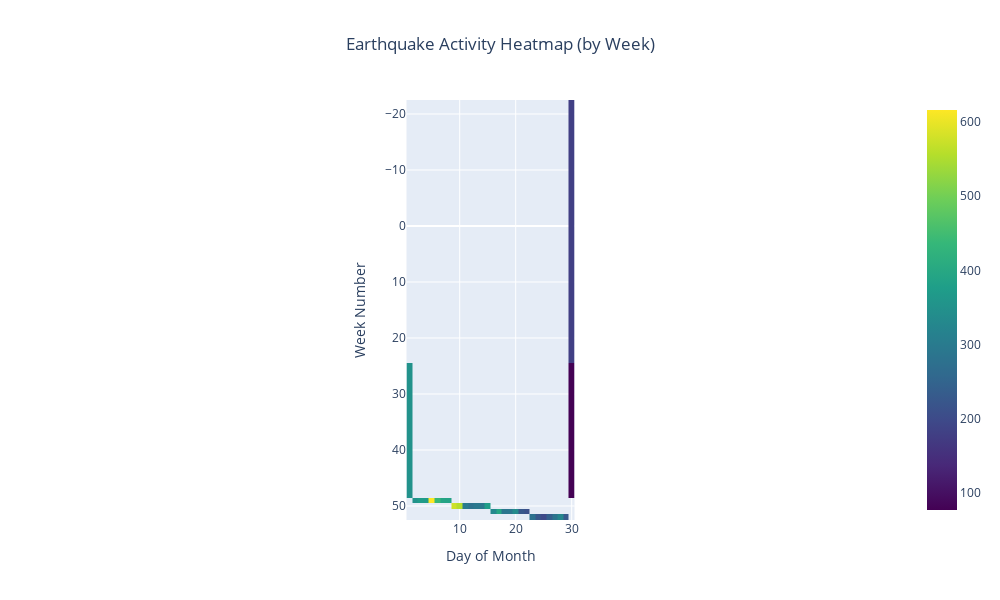

Notebook code cell kept with this figure:
### Markdown cell above
# Plot 5:  Earthquake Activity Heatmap (by week)

This heatmap shows the number of earthquakes occurring per week. Each cell represents the number of earthquakes that occurred in a given week, and the color of each cell represents the intensity. It gives a rapid overview of the pattern of seismic activity over the weeks.

### Code cell
df['time'] = pd.to_datetime(df['time'], errors='coerce')
df['date'] = df['time'].dt.date
daily_activity = df['date'].value_counts().sort_index()

daily_activity.index = pd.to_datetime(daily_activity.index)
daily_activity = daily_activity.reset_index()
daily_activity.columns = ['date', 'count']


daily_activity['week'] = daily_activity['date'].dt.isocalendar().week


heatmap_data = daily_activity.pivot_table(index='week', columns=daily_activity['date'].dt.day, values='count', aggfunc='sum')

fig = px.imshow(
    heatmap_data,
    title="Earthquake Activity Heatmap (by Week)",
    labels={'x': 'Day of Month', 'y': 'Week Number'},
    color_continuous_scale='Viridis'
)

fig.update_layout(title_x=0.5, width=1000, height=600)
fig.show()

### Figure 1 — Plotly figure (JSON) as saved in the notebook; plotly's stock layout.template omitted (floating-point values rounded to 4 significant figures; data arrays with more than 128 entries replaced by an {"elided": "..."} marker saying what was removed)
{"data": [{"coloraxis": "coloraxis", "hovertemplate": "Day of Month: %{x}<br>Week Number: %{y}<br>color: %{z}<extra></extra>", "name": "0", "type": "heatmap", "x": [1, 2, 3, 4, 5, 6, 7, 8, 9, 10, 11, 12, 13, 14, 15, 16, 17, 18, 19, 20, 21, 22, 23, 24, 25, 26, 27, 28, 29, 30], "xaxis": "x", "y": [1, 48, 49, 50, 51, 52], "yaxis": "y", "z": {"elided": "6x30 int values"}}], "layout": {"coloraxis": {"colorscale": [[0, "#440154"], [0.1111, "#482878"], [0.2222, "#3e4989"], [0.3333, "#31688e"], [0.4444, "#26828e"], [0.5556, "#1f9e89"], [0.6667, "#35b779"], [0.7778, "#6ece58"], [0.8889, "#b5de2b"], [1, "#fde725"]]}, "height": 600, "title": {"text": "Earthquake Activity Heatmap (by Week)", "x": 0.5}, "width": 1000, "xaxis": {"anchor": "y", "constrain": "domain", "domain": [0, 1], "scaleanchor": "y", "title": {"text": "Day of Month"}}, "yaxis": {"anchor": "x", "autorange": "reversed", "constrain": "domain", "domain": [0, 1], "title": {"text": "Week Number"}}}}
